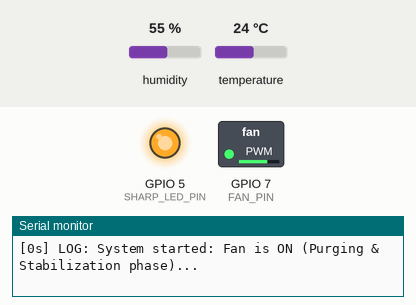
A sketch run on a simulated ESP32-S3. Parts: switched loads named in the sketch (green lamp = pin HIGH), output pins drawn as LEDs (lit = HIGH), the last lines printed to the serial monitor. Inputs (shaded band) come from the test bench; at power-on: humidity 55 %, temperature 24 °C. WiFi joins after 1.5 s; servers stay silent unless stated; uploads are accepted with an empty reply.

Above: at 0.1 s.
At 120.3 s:
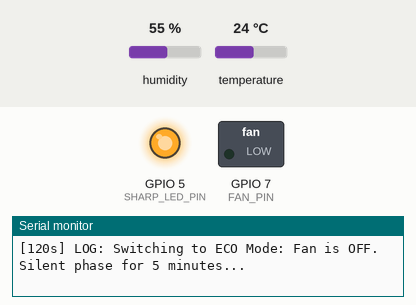
Timing chart, 0 to 121.8 s (numbered marks = the images above):
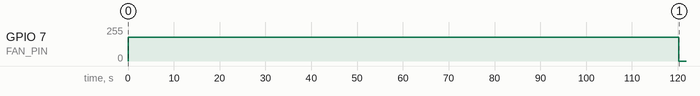

Measured:
- by itself, GPIO 7 (FAN_PIN): 180/255 → 0/255 at 120 s

The sketch:

firmware_esp32.ino
```cpp
#include <WiFi.h>
#include <HTTPClient.h>
#include <WiFiManager.h>
#include "DHT.h"

const char* serverName = "http://DenysPolitech.pythonanywhere.com/api/data";

#define DHTPIN 4
#define DHTTYPE DHT11
DHT dht(DHTPIN, DHTTYPE);

#define SHARP_LED_PIN 5
#define SHARP_VO_PIN 0
#define FAN_PIN 7

const unsigned long FAN_ON_DURATION = 120000;
const unsigned long FAN_OFF_DURATION = 300000;

unsigned long stateStartTime = 0;
bool isFanActiveState = false;

float lastSentT = -100.0;
float lastSentH = -100.0;
float lastSentDust = -100.0;

void localLog(String message) {
  Serial.print("[");
  Serial.print(millis() / 1000);
  Serial.print("s] LOG: ");
  Serial.println(message);
}

void setup() {
  Serial.begin(115200);
  localLog("Start of Advanced State-Machine Air Monitor");

  dht.begin();
  pinMode(SHARP_LED_PIN, OUTPUT);
  digitalWrite(SHARP_LED_PIN, HIGH);

  pinMode(FAN_PIN, OUTPUT);

  analogWrite(FAN_PIN, 180);
  isFanActiveState = true;
  stateStartTime = millis();
  localLog("System started: Fan is ON (Purging & Stabilization phase)...");

  WiFiManager wm;
  if (!wm.autoConnect("AirMonitor_Setup", "12345678")) {
    localLog("Could not connect. Restart...");
    delay(3000);
    ESP.restart();
  }

  localLog("Connected to Wi-Fi!");
}

void loop() {
  unsigned long currentMillis = millis();

  if (isFanActiveState) {
    if (currentMillis - stateStartTime >= FAN_ON_DURATION) {

      float h = dht.readHumidity();
      float t = dht.readTemperature();

      digitalWrite(SHARP_LED_PIN, LOW);
      delayMicroseconds(280);
      int voMeasured = analogRead(SHARP_VO_PIN);
      delayMicroseconds(40);
      digitalWrite(SHARP_LED_PIN, HIGH);

      float calcVoltage = voMeasured * (3.3 / 4095.0);
      localLog("End of 2-min cycle. Raw Voltage: " + String(calcVoltage) + "V");

      float dustDensity = 0.172 * (calcVoltage - 2.20) * 1000.0;
      if (dustDensity < 0) dustDensity = 0.0;

      if (!isnan(h) && !isnan(t)) {
        localLog("Stable Data -> Temp: " + String(t) + "C, Hum: " + String(h) + "%, Dust: " + String(dustDensity));

        if (WiFi.status() == WL_CONNECTED) {
          HTTPClient http;
          http.begin(serverName);
          http.addHeader("Content-Type", "application/json");

          String jsonPayload = "{\"pm25\":" + String(dustDensity) + ",\"temperature\":" + String(t) + ",\"humidity\":" + String(h) + "}";
          int httpResponseCode = http.POST(jsonPayload);

          if (httpResponseCode == 200) {
            localLog("Data successfully uploaded to PythonAnywhere!");
          } else {
            localLog("Server error code: " + String(httpResponseCode));
          }
          http.end();
        } else {
          localLog("Wi-Fi disconnected, data not sent");
        }
      } else {
        localLog("Sensor reading error!");
      }

      analogWrite(FAN_PIN, 0);
      isFanActiveState = false;
      stateStartTime = currentMillis;
      localLog("Switching to ECO Mode: Fan is OFF. Silent phase for 5 minutes...");
    }
  }
  else {
    if (currentMillis - stateStartTime >= FAN_OFF_DURATION) {
      analogWrite(FAN_PIN, 180);
      isFanActiveState = true;
      stateStartTime = currentMillis;
      localLog("ECO Mode finished. Fan turned ON for a new 2-minute stabilization cycle...");
    }
  }
}
```
